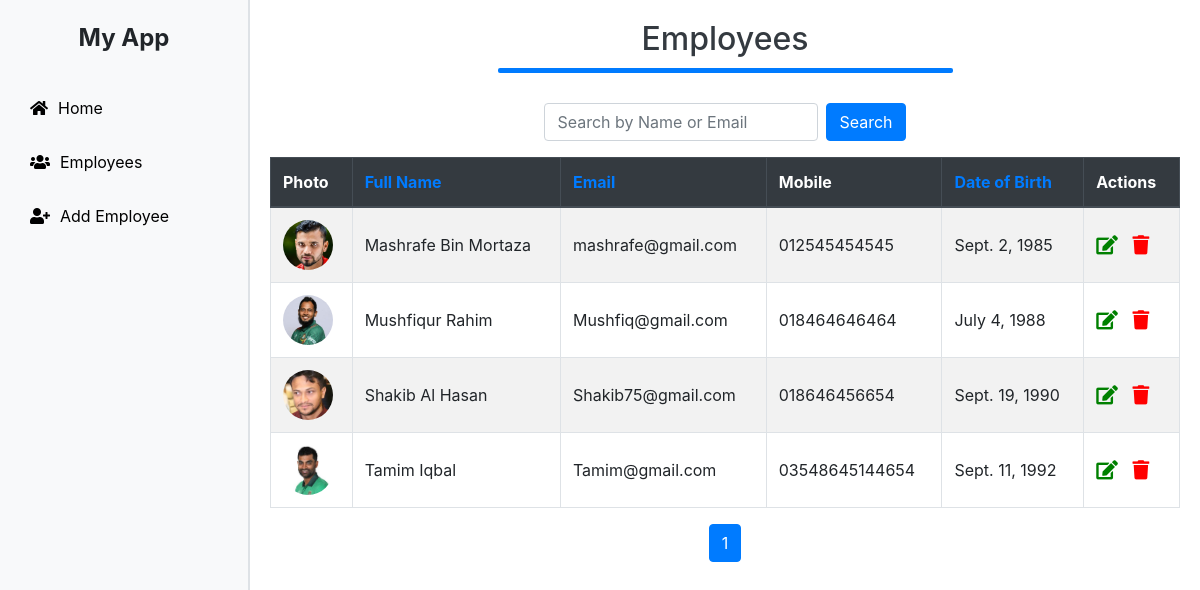
The page / on the database its author committed.
### employees/models.py (models this page shows, shortened)
class Employee(models.Model):
    first_name = models.CharField(max_length=50)
    last_name = models.CharField(max_length=50)
    email = models.EmailField(unique=True)
    mobile = models.CharField(max_length=15)
    date_of_birth = models.DateField()
    photo = models.ImageField(upload_to='employee_photos/')

### employees/views.py (the view)
# urls.py: path('', views.employee_list, name='employee_list'),
def employee_list(request):
    search_query = request.GET.get('search', '')
    sort_by = request.GET.get('sort', 'first_name')
    employees = Employee.objects.filter(
        Q(first_name__icontains=search_query) | Q(email__icontains=search_query)
    ).order_by(sort_by)
    paginator = Paginator(employees, 10)  # Show 10 employees per page.
    page_number = request.GET.get('page')
    page_obj = paginator.get_page(page_number)
    return render(request, 'employee_list.html', {'page_obj': page_obj})

### employees/templates/employee_list.html (shortened to what this page needs)
<!DOCTYPE html>
<html lang="en">
<head>
    <link href="https://stackpath.bootstrapcdn.com/bootstrap/4.5.2/css/bootstrap.min.css" rel="stylesheet">
    <link href="https://cdnjs.cloudflare.com/ajax/libs/font-awesome/5.15.4/css/all.min.css" rel="stylesheet">
</head>
<body>
    <div class="sidebar">
        <div class="logo">My App</div>
        <div class="menu">
            <a href="#" class="menu-item">
                <i class="fas fa-home"></i>
                <span>Home</span>
            </a>
            <a href="{% url 'employee_list' %}" class="menu-item">
                <i class="fas fa-users"></i>
                <span>Employees</span>
            </a>
            <a href="{% url 'employee_add' %}" class="menu-item">
                <i class="fas fa-user-plus"></i>
                <span>Add Employee</span>
            </a>
        </div>
    </div>
    <div class="content">
        <div class="header">
            <h1>Employees</h1>
        </div>
        <form method="get" action="" class="form-inline justify-content-center mb-3">
            <input type="text" name="search" class="form-control mr-2" placeholder="Search by Name or Email" value="{{ request.GET.search }}">
            <button type="submit" class="btn btn-primary">Search</button>
        </form>
        <table class="table table-striped table-bordered">
            <thead class="thead-dark">
                <tr>
                    <th>Photo</th>
                    <th><a href="?sort=first_name">Full Name</a></th>
                    <th><a href="?sort=email">Email</a></th>
                    <th>Mobile</th>
                    <th><a href="?sort=date_of_birth">Date of Birth</a></th>
                    <th>Actions</th>
                </tr>
            </thead>
            <tbody>
                {% for employee in page_obj %}
                <tr>
                    <td>
                        <img src="{{ employee.photo.url }}" alt="Employee Photo">
                    </td>
                    <td>{{ employee.first_name }} {{ employee.last_name }}</td>
                    <td>{{ employee.email }}</td>
                    <td>{{ employee.mobile }}</td>
                    <td>{{ employee.date_of_birth }}</td>
                    <td class="action-buttons">
                        <a href="{% url 'employee_edit' employee.id %}" title="Edit" class="btn-edit"><i class="fas fa-edit"></i></a>
                        <a href="{% url 'employee_delete' employee.id %}" title="Delete" class="btn-delete"><i class="fas fa-trash"></i></a>
                    </td>
                </tr>
                {% empty %}
                <tr>
                    <td colspan="6" class="text-center">No employees found.</td>
                </tr>
                {% endfor %}
            </tbody>
        </table>
        <nav aria-label="Page navigation">
            <ul class="pagination">
                <li class="page-item active"><span class="page-link">{{ page_obj.number }}</span></li>
            </ul>
        </nav>
    </div>
</body>
</html>

### employees/templates/employee_list.html (style rules this page uses)
body { display: flex; min-height: 100vh; margin: 0; }
.sidebar { width: 250px; background-color: #f8f9fa; padding: 20px; height: 100vh; border-right: 2px solid #dee2e6; display: flex; flex-direction: column; justify-content: flex-start; }
.sidebar .logo { font-size: 1.5rem; margin-bottom: 20px; text-align: center; font-weight: bold; }
.sidebar .menu { flex: 1; }
.sidebar .menu-item { display: flex; align-items: center; padding: 10px; margin: 10px 0; border-radius: 5px; transition: background-color 0.3s, transform 0.3s; text-decoration: none; color: #000; }
.sidebar .menu-item i { margin-right: 10px; }
.sidebar .menu-item span { font-size: 1rem; }
.content { flex: 1; padding: 20px; background-color: #ffffff; }
.header { margin-bottom: 20px; position: relative; overflow: hidden; }
.header h1 { font-size: 2rem; text-align: center; position: relative; color: #343a40; margin: 0; animation: fadeIn 1.5s ease-in-out; }
.header::after { content: ''; display: block; height: 5px; background: #007bff; width: 50%; margin: 10px auto; border-radius: 2px; animation: slideIn 1s ease-in-out; }
.table th, .table td { vertical-align: middle; }
.table td img { width: 50px; height: 50px; object-fit: cover; border-radius: 50%; }
.action-buttons a { margin-right: 10px; font-size: 1.2rem; }
.action-buttons .btn-edit { color: green; }
.action-buttons .btn-delete { color: red; }
.pagination { justify-content: center; }

### rows shown on the page
Employee: photo (picture), first_name "Mashrafe Bin", last_name "Mortaza", email "mashrafe@gmail.com", mobile "012545454545", date_of_birth "Sept. 2, 1985"
Employee: photo (picture), first_name "Mushfiqur", last_name "Rahim", email "Mushfiq@gmail.com", mobile "018464646464", date_of_birth "July 4, 1988"
Employee: photo (picture), first_name "Shakib Al", last_name "Hasan", email "Shakib75@gmail.com", mobile "018646456654", date_of_birth "Sept. 19, 1990"
Employee: photo (picture), first_name "Tamim", last_name "Iqbal", email "Tamim@gmail.com", mobile "03548645144654", date_of_birth "Sept. 11, 1992"

### other values the page prints
{{ page_obj.number }} "1"
